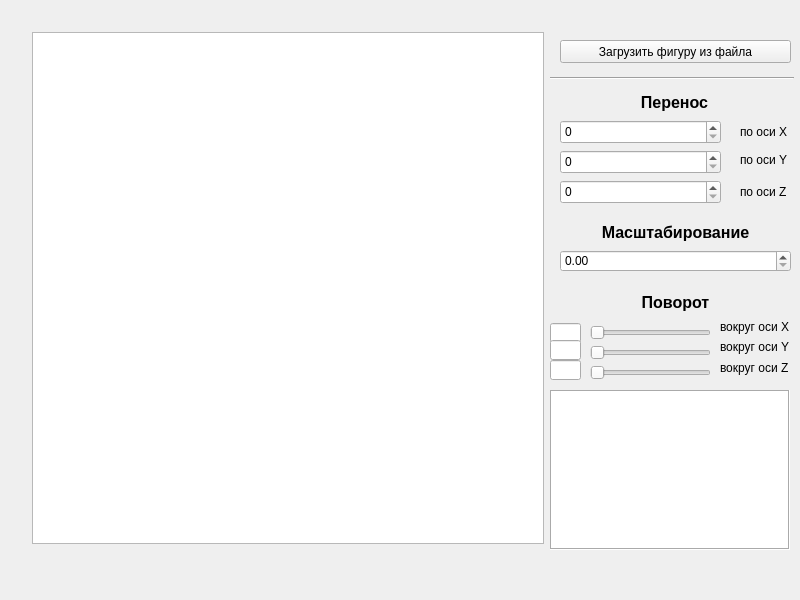
<?xml version="1.0" encoding="UTF-8"?>
<ui version="4.0">
 <class>windows</class>
 <widget class="QMainWindow" name="windows">
  <property name="geometry">
   <rect>
    <x>0</x>
    <y>0</y>
    <width>800</width>
    <height>600</height>
   </rect>
  </property>
  <property name="windowTitle">
   <string>windows</string>
  </property>
  <widget class="QWidget" name="centralWidget">
   <widget class="QGraphicsView" name="graphicsView">
    <property name="geometry">
     <rect>
      <x>32</x>
      <y>32</y>
      <width>512</width>
      <height>512</height>
     </rect>
    </property>
   </widget>
   <widget class="QLabel" name="label">
    <property name="geometry">
     <rect>
      <x>559</x>
      <y>90</y>
      <width>231</width>
      <height>24</height>
     </rect>
    </property>
    <property name="font">
     <font>
      <pointsize>12</pointsize>
      <weight>75</weight>
      <italic>false</italic>
      <bold>true</bold>
     </font>
    </property>
    <property name="text">
     <string>Перенос</string>
    </property>
    <property name="alignment">
     <set>Qt::AlignCenter</set>
    </property>
   </widget>
   <widget class="Line" name="line">
    <property name="geometry">
     <rect>
      <x>550</x>
      <y>70</y>
      <width>244</width>
      <height>16</height>
     </rect>
    </property>
    <property name="orientation">
     <enum>Qt::Horizontal</enum>
    </property>
   </widget>
   <widget class="QPushButton" name="pushButton">
    <property name="geometry">
     <rect>
      <x>560</x>
      <y>40</y>
      <width>231</width>
      <height>23</height>
     </rect>
    </property>
    <property name="text">
     <string>Загрузить фигуру из файла</string>
    </property>
   </widget>
   <widget class="QSpinBox" name="spinBox">
    <property name="geometry">
     <rect>
      <x>560</x>
      <y>120</y>
      <width>161</width>
      <height>24</height>
     </rect>
    </property>
   </widget>
   <widget class="QSpinBox" name="spinBox_2">
    <property name="geometry">
     <rect>
      <x>560</x>
      <y>150</y>
      <width>161</width>
      <height>24</height>
     </rect>
    </property>
   </widget>
   <widget class="QLabel" name="label_2">
    <property name="geometry">
     <rect>
      <x>740</x>
      <y>125</y>
      <width>47</width>
      <height>13</height>
     </rect>
    </property>
    <property name="text">
     <string>по оси X</string>
    </property>
   </widget>
   <widget class="QLabel" name="label_3">
    <property name="geometry">
     <rect>
      <x>740</x>
      <y>153</y>
      <width>47</width>
      <height>13</height>
     </rect>
    </property>
    <property name="text">
     <string>по оси Y</string>
    </property>
   </widget>
   <widget class="QLabel" name="label_4">
    <property name="geometry">
     <rect>
      <x>740</x>
      <y>185</y>
      <width>47</width>
      <height>13</height>
     </rect>
    </property>
    <property name="text">
     <string>по оси Z</string>
    </property>
   </widget>
   <widget class="QSpinBox" name="spinBox_3">
    <property name="geometry">
     <rect>
      <x>560</x>
      <y>180</y>
      <width>161</width>
      <height>24</height>
     </rect>
    </property>
   </widget>
   <widget class="QDoubleSpinBox" name="doubleSpinBox">
    <property name="geometry">
     <rect>
      <x>560</x>
      <y>250</y>
      <width>231</width>
      <height>22</height>
     </rect>
    </property>
   </widget>
   <widget class="QLabel" name="label_5">
    <property name="geometry">
     <rect>
      <x>560</x>
      <y>220</y>
      <width>231</width>
      <height>24</height>
     </rect>
    </property>
    <property name="font">
     <font>
      <pointsize>12</pointsize>
      <weight>75</weight>
      <italic>false</italic>
      <bold>true</bold>
     </font>
    </property>
    <property name="text">
     <string>Масштабирование</string>
    </property>
    <property name="alignment">
     <set>Qt::AlignCenter</set>
    </property>
   </widget>
   <widget class="QLabel" name="label_6">
    <property name="geometry">
     <rect>
      <x>560</x>
      <y>290</y>
      <width>231</width>
      <height>24</height>
     </rect>
    </property>
    <property name="font">
     <font>
      <pointsize>12</pointsize>
      <weight>75</weight>
      <italic>false</italic>
      <bold>true</bold>
     </font>
    </property>
    <property name="text">
     <string>Поворот</string>
    </property>
    <property name="alignment">
     <set>Qt::AlignCenter</set>
    </property>
   </widget>
   <widget class="QSlider" name="horizontalSlider">
    <property name="geometry">
     <rect>
      <x>590</x>
      <y>323</y>
      <width>121</width>
      <height>20</height>
     </rect>
    </property>
    <property name="orientation">
     <enum>Qt::Horizontal</enum>
    </property>
   </widget>
   <widget class="QSlider" name="horizontalSlider_2">
    <property name="geometry">
     <rect>
      <x>590</x>
      <y>343</y>
      <width>121</width>
      <height>20</height>
     </rect>
    </property>
    <property name="orientation">
     <enum>Qt::Horizontal</enum>
    </property>
   </widget>
   <widget class="QSlider" name="horizontalSlider_3">
    <property name="geometry">
     <rect>
      <x>590</x>
      <y>363</y>
      <width>121</width>
      <height>20</height>
     </rect>
    </property>
    <property name="orientation">
     <enum>Qt::Horizontal</enum>
    </property>
   </widget>
   <widget class="QLabel" name="label_7">
    <property name="geometry">
     <rect>
      <x>720</x>
      <y>319</y>
      <width>71</width>
      <height>16</height>
     </rect>
    </property>
    <property name="text">
     <string>вокруг оси X</string>
    </property>
   </widget>
   <widget class="QLabel" name="label_8">
    <property name="geometry">
     <rect>
      <x>720</x>
      <y>339</y>
      <width>71</width>
      <height>16</height>
     </rect>
    </property>
    <property name="text">
     <string>вокруг оси Y</string>
    </property>
   </widget>
   <widget class="QLabel" name="label_9">
    <property name="geometry">
     <rect>
      <x>720</x>
      <y>360</y>
      <width>71</width>
      <height>16</height>
     </rect>
    </property>
    <property name="text">
     <string>вокруг оси Z</string>
    </property>
   </widget>
   <widget class="QLineEdit" name="lineEdit">
    <property name="geometry">
     <rect>
      <x>550</x>
      <y>323</y>
      <width>31</width>
      <height>20</height>
     </rect>
    </property>
   </widget>
   <widget class="QLineEdit" name="lineEdit_2">
    <property name="geometry">
     <rect>
      <x>550</x>
      <y>340</y>
      <width>31</width>
      <height>20</height>
     </rect>
    </property>
   </widget>
   <widget class="QLineEdit" name="lineEdit_3">
    <property name="geometry">
     <rect>
      <x>550</x>
      <y>360</y>
      <width>31</width>
      <height>20</height>
     </rect>
    </property>
   </widget>
   <widget class="QLabel" name="label_10">
    <property name="geometry">
     <rect>
      <x>550</x>
      <y>390</y>
      <width>240</width>
      <height>160</height>
     </rect>
    </property>
    <property name="styleSheet">
     <string notr="true">background-color: rgb(255, 255, 255);</string>
    </property>
    <property name="frameShape">
     <enum>QFrame::Box</enum>
    </property>
    <property name="frameShadow">
     <enum>QFrame::Sunken</enum>
    </property>
    <property name="text">
     <string/>
    </property>
   </widget>
  </widget>
 </widget>
 <layoutdefault spacing="6" margin="11"/>
 <resources/>
 <connections/>
</ui>
